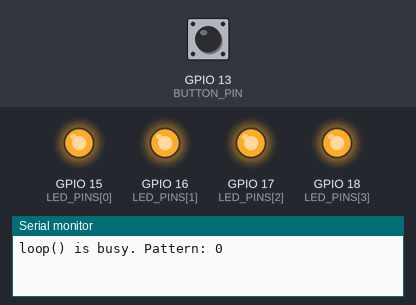
Bench run of a sketch on a simulated ESP32. Parts: output pins drawn as LEDs (lit = HIGH), the last lines printed to the serial monitor. Dashed ring = blinking. The inputs (shaded band) are chosen by the test bench; at power-on: GPIO 13 (BUTTON_PIN) HIGH.

Above: at 1.2 s.
1.3 s: GPIO 13 (BUTTON_PIN) pulled LOW for 0.15 s
At 2.9 s:
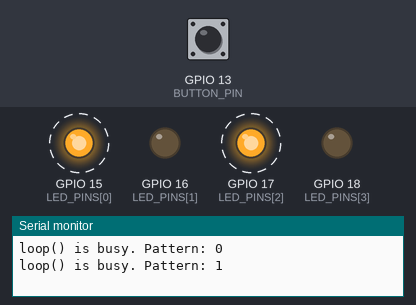
4.4 s: GPIO 13 (BUTTON_PIN) pulled LOW for 1 s
8.4 s: GPIO 13 (BUTTON_PIN) pulled LOW for 3.2 s
At 11.2 s:
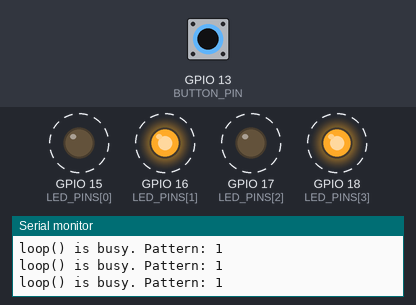
Timing chart, 0 to 20.6 s (numbered marks = the images above; inputs shaded):
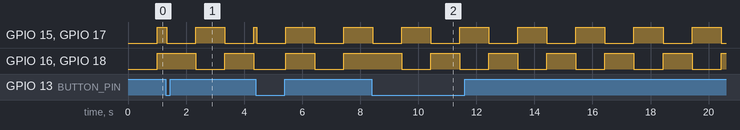

The sketch:

N1_Pattern_Switch.ino
```cpp
#include <Arduino.h>

// ---------- Pins ----------
#define BUTTON_PIN      13          // button to GND (internal pull-up)
const int LED_PINS[4] = {15, 16, 17, 18};   // each LED + 150 ohm resistor to GND

// ---------- Timing (timers count in microseconds) ----------
#define TIMER_HZ        1000000     // 1 MHz: 1 count = 1 us
#define TICK_US         10000       // pattern tick every 10 ms
#define TICKS_PER_FRAME 100         // 100 x 10 ms = 1 s per frame
#define DEBOUNCE_US     20000       // 20 ms

// ---------- Patterns: [pattern][frame][LED], 1 = on ----------
const uint8_t PATTERNS[2][2][4] = {
  {{1, 1, 1, 1}, {0, 0, 0, 0}},     // pattern 0: all on, all off
  {{1, 0, 1, 0}, {0, 1, 0, 1}}      // pattern 1: alternate
};

hw_timer_t *tickTimer = NULL;
hw_timer_t *debounceTimer = NULL;

volatile uint8_t currentPattern = 0;  // changed by the debounce ISR, used by the tick ISR
volatile bool    switchNow      = false;  // true: show the new pattern at the next tick
volatile bool    debounceReady  = true;   // false while the 20 ms debounce timer runs
uint8_t frame     = 0;              // 0 or 1; used only inside the tick ISR
uint8_t tickCount = 0;              // used only inside the tick ISR

void IRAM_ATTR showFrame(uint8_t pattern, uint8_t f) {
  for (int i = 0; i < 4; i++) {
    digitalWrite(LED_PINS[i], PATTERNS[pattern][f][i]);
  }
}

// 1) Button pressed (falling edge): start the debounce timer once, ignore the bounces
void IRAM_ATTR onButtonFalling() {
  if (debounceReady) {
    debounceReady = false;
    timerRestart(debounceTimer);    // count from 0
    timerStart(debounceTimer);
  }
}

// 2) 20 ms later: is the button still pressed?
void IRAM_ATTR onDebounceTimer() {
  timerStop(debounceTimer);
  if (digitalRead(BUTTON_PIN) == LOW) {
    currentPattern = 1 - currentPattern;   // 0 -> 1 -> 0
    switchNow = true;
  }
  debounceReady = true;
}

// 3) Every 10 ms: next frame after 100 ticks, or at once after a switch
void IRAM_ATTR onPatternTick() {
  tickCount++;
  if (tickCount >= TICKS_PER_FRAME || switchNow) {
    showFrame(currentPattern, frame);
    frame = 1 - frame;
    switchNow = false;
    tickCount = 0;
  }
}

void setup() {
  Serial.begin(115200);
  pinMode(BUTTON_PIN, INPUT_PULLUP);
  for (int i = 0; i < 4; i++) {
    pinMode(LED_PINS[i], OUTPUT);
  }

  debounceTimer = timerBegin(TIMER_HZ);              // starts running at once
  timerAttachInterrupt(debounceTimer, &onDebounceTimer);
  timerAlarm(debounceTimer, DEBOUNCE_US, true, 0);   // alarm after 20 ms
  timerStop(debounceTimer);                          // idle until a press

  tickTimer = timerBegin(TIMER_HZ);
  timerAttachInterrupt(tickTimer, &onPatternTick);
  timerAlarm(tickTimer, TICK_US, true, 0);           // every 10 ms, forever

  attachInterrupt(digitalPinToInterrupt(BUTTON_PIN), onButtonFalling, FALLING);
}

void loop() {
  // DEMO stand-in for the task's "busy main loop": it keeps the CPU busy for 1 s
  // at a time and never reads the button. The pattern still switches at once,
  // because the interrupts do that work.
  unsigned long start = millis();
  while (millis() - start < 1000) {
    // busy: no delay(), no button check
  }
  Serial.printf("loop() is busy. Pattern: %d\n", currentPattern);
}
```

Measured:
- by itself, GPIO 15 (LED_PINS[0]), GPIO 16 (LED_PINS[1]), GPIO 17 (LED_PINS[2]), GPIO 18 (LED_PINS[3]): alternates HIGH for 1.0 s and LOW for 1.0 s
